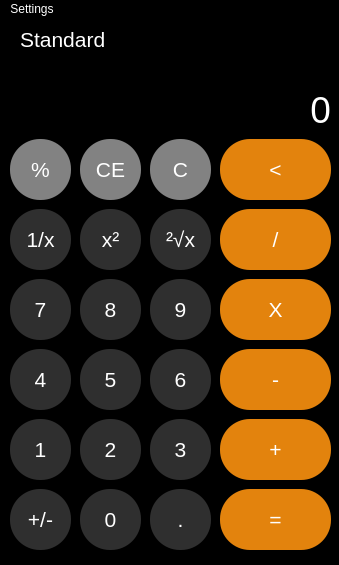
<?xml version="1.0" encoding="UTF-8"?>
<ui version="4.0">
 <class>MainWindow</class>
 <widget class="QMainWindow" name="MainWindow">
  <property name="geometry">
   <rect>
    <x>0</x>
    <y>0</y>
    <width>339</width>
    <height>565</height>
   </rect>
  </property>
  <property name="minimumSize">
   <size>
    <width>339</width>
    <height>565</height>
   </size>
  </property>
  <property name="maximumSize">
   <size>
    <width>339</width>
    <height>565</height>
   </size>
  </property>
  <property name="sizeIncrement">
   <size>
    <width>0</width>
    <height>1</height>
   </size>
  </property>
  <property name="windowTitle">
   <string>Calculator</string>
  </property>
  <property name="windowIcon">
   <iconset>
    <normaloff>images/logo.png</normaloff>images/logo.png</iconset>
  </property>
  <property name="toolTipDuration">
   <number>-1</number>
  </property>
  <property name="layoutDirection">
   <enum>Qt::LeftToRight</enum>
  </property>
  <property name="autoFillBackground">
   <bool>false</bool>
  </property>
  <property name="styleSheet">
   <string notr="true">background-color: rgb(0, 0, 0);
selection-background-color: rgba(148, 148, 148, 50);
color: rgb(255, 255, 255);</string>
  </property>
  <widget class="QWidget" name="centralwidget">
   <widget class="QFrame" name="frame">
    <property name="geometry">
     <rect>
      <x>0</x>
      <y>0</y>
      <width>341</width>
      <height>531</height>
     </rect>
    </property>
    <property name="styleSheet">
     <string notr="true">background-color: rgba(0, 0, 0, 50);</string>
    </property>
    <property name="frameShape">
     <enum>QFrame::StyledPanel</enum>
    </property>
    <property name="frameShadow">
     <enum>QFrame::Raised</enum>
    </property>
    <widget class="QFrame" name="frame_buttons">
     <property name="geometry">
      <rect>
       <x>10</x>
       <y>120</y>
       <width>321</width>
       <height>421</height>
      </rect>
     </property>
     <property name="styleSheet">
      <string notr="true">background-color: rgb(0, 0, 0);</string>
     </property>
     <property name="frameShape">
      <enum>QFrame::StyledPanel</enum>
     </property>
     <property name="frameShadow">
      <enum>QFrame::Raised</enum>
     </property>
     <widget class="QPushButton" name="point">
      <property name="geometry">
       <rect>
        <x>140</x>
        <y>350</y>
        <width>61</width>
        <height>61</height>
       </rect>
      </property>
      <property name="font">
       <font>
        <pointsize>16</pointsize>
       </font>
      </property>
      <property name="styleSheet">
       <string notr="true">background-color: rgb(47, 47, 47);
color: rgb(255, 255, 255);border-radius: 30px;</string>
      </property>
      <property name="text">
       <string>.</string>
      </property>
     </widget>
     <widget class="QPushButton" name="three">
      <property name="geometry">
       <rect>
        <x>140</x>
        <y>280</y>
        <width>61</width>
        <height>61</height>
       </rect>
      </property>
      <property name="font">
       <font>
        <pointsize>16</pointsize>
       </font>
      </property>
      <property name="styleSheet">
       <string notr="true">background-color: rgb(47, 47, 47);
color: rgb(255, 255, 255);border-radius: 30px;</string>
      </property>
      <property name="text">
       <string>3</string>
      </property>
     </widget>
     <widget class="QPushButton" name="zero">
      <property name="geometry">
       <rect>
        <x>70</x>
        <y>350</y>
        <width>61</width>
        <height>61</height>
       </rect>
      </property>
      <property name="font">
       <font>
        <pointsize>16</pointsize>
       </font>
      </property>
      <property name="styleSheet">
       <string notr="true">background-color: rgb(47, 47, 47);
color: rgb(255, 255, 255);border-radius: 30px;</string>
      </property>
      <property name="text">
       <string>0</string>
      </property>
     </widget>
     <widget class="QPushButton" name="two">
      <property name="geometry">
       <rect>
        <x>70</x>
        <y>280</y>
        <width>61</width>
        <height>61</height>
       </rect>
      </property>
      <property name="font">
       <font>
        <pointsize>16</pointsize>
       </font>
      </property>
      <property name="styleSheet">
       <string notr="true">background-color: rgb(47, 47, 47);
color: rgb(255, 255, 255);border-radius: 30px;</string>
      </property>
      <property name="text">
       <string>2</string>
      </property>
     </widget>
     <widget class="QPushButton" name="eight">
      <property name="geometry">
       <rect>
        <x>70</x>
        <y>140</y>
        <width>61</width>
        <height>61</height>
       </rect>
      </property>
      <property name="font">
       <font>
        <pointsize>16</pointsize>
       </font>
      </property>
      <property name="styleSheet">
       <string notr="true">background-color: rgb(47, 47, 47);
color: rgb(255, 255, 255);border-radius: 30px;</string>
      </property>
      <property name="text">
       <string>8</string>
      </property>
     </widget>
     <widget class="QPushButton" name="back">
      <property name="geometry">
       <rect>
        <x>210</x>
        <y>0</y>
        <width>111</width>
        <height>61</height>
       </rect>
      </property>
      <property name="font">
       <font>
        <pointsize>16</pointsize>
       </font>
      </property>
      <property name="toolTip">
       <string>Remove/Back</string>
      </property>
      <property name="styleSheet">
       <string notr="true">background-color: rgb(227, 131, 13);
color: rgb(255, 255, 255);
border-radius: 30px;</string>
      </property>
      <property name="text">
       <string>&lt;</string>
      </property>
     </widget>
     <widget class="QPushButton" name="five">
      <property name="geometry">
       <rect>
        <x>70</x>
        <y>210</y>
        <width>61</width>
        <height>61</height>
       </rect>
      </property>
      <property name="font">
       <font>
        <pointsize>16</pointsize>
       </font>
      </property>
      <property name="styleSheet">
       <string notr="true">background-color: rgb(47, 47, 47);
color: rgb(255, 255, 255);border-radius: 30px;</string>
      </property>
      <property name="text">
       <string>5</string>
      </property>
     </widget>
     <widget class="QPushButton" name="seven">
      <property name="geometry">
       <rect>
        <x>0</x>
        <y>140</y>
        <width>61</width>
        <height>61</height>
       </rect>
      </property>
      <property name="font">
       <font>
        <pointsize>16</pointsize>
       </font>
      </property>
      <property name="styleSheet">
       <string notr="true">background-color: rgb(47, 47, 47);
color: rgb(255, 255, 255);
border-radius: 30px;</string>
      </property>
      <property name="text">
       <string>7</string>
      </property>
     </widget>
     <widget class="QPushButton" name="plus_minus">
      <property name="geometry">
       <rect>
        <x>0</x>
        <y>350</y>
        <width>61</width>
        <height>61</height>
       </rect>
      </property>
      <property name="font">
       <font>
        <pointsize>16</pointsize>
       </font>
      </property>
      <property name="styleSheet">
       <string notr="true">background-color: rgb(47, 47, 47);
color: rgb(255, 255, 255);border-radius: 30px;</string>
      </property>
      <property name="text">
       <string>+/-</string>
      </property>
     </widget>
     <widget class="QPushButton" name="multiply">
      <property name="geometry">
       <rect>
        <x>210</x>
        <y>140</y>
        <width>111</width>
        <height>61</height>
       </rect>
      </property>
      <property name="font">
       <font>
        <pointsize>16</pointsize>
       </font>
      </property>
      <property name="toolTip">
       <string>Multiply</string>
      </property>
      <property name="styleSheet">
       <string notr="true">background-color: rgb(227, 131, 13);
color: rgb(255, 255, 255);border-radius: 30px;</string>
      </property>
      <property name="text">
       <string>X</string>
      </property>
     </widget>
     <widget class="QPushButton" name="x_square">
      <property name="geometry">
       <rect>
        <x>70</x>
        <y>70</y>
        <width>61</width>
        <height>61</height>
       </rect>
      </property>
      <property name="font">
       <font>
        <pointsize>16</pointsize>
       </font>
      </property>
      <property name="toolTip">
       <string>Square</string>
      </property>
      <property name="styleSheet">
       <string notr="true">background-color: rgb(47, 47, 47);
color: rgb(255, 255, 255);border-radius: 30px;</string>
      </property>
      <property name="text">
       <string>x²</string>
      </property>
     </widget>
     <widget class="QPushButton" name="divide">
      <property name="geometry">
       <rect>
        <x>210</x>
        <y>70</y>
        <width>111</width>
        <height>61</height>
       </rect>
      </property>
      <property name="minimumSize">
       <size>
        <width>111</width>
        <height>61</height>
       </size>
      </property>
      <property name="maximumSize">
       <size>
        <width>111</width>
        <height>61</height>
       </size>
      </property>
      <property name="font">
       <font>
        <pointsize>16</pointsize>
       </font>
      </property>
      <property name="toolTip">
       <string>Divide</string>
      </property>
      <property name="styleSheet">
       <string notr="true">background-color: rgb(227, 131, 13);
border-color: rgb(0, 0, 0);
color: rgb(255, 255, 255);border-radius: 30px;</string>
      </property>
      <property name="text">
       <string>/</string>
      </property>
     </widget>
     <widget class="QPushButton" name="root">
      <property name="geometry">
       <rect>
        <x>140</x>
        <y>70</y>
        <width>61</width>
        <height>61</height>
       </rect>
      </property>
      <property name="font">
       <font>
        <pointsize>16</pointsize>
       </font>
      </property>
      <property name="toolTip">
       <string>Square root</string>
      </property>
      <property name="styleSheet">
       <string notr="true">background-color: rgb(47, 47, 47);
color: rgb(255, 255, 255);border-radius: 30px;</string>
      </property>
      <property name="text">
       <string>²√x</string>
      </property>
     </widget>
     <widget class="QPushButton" name="per">
      <property name="geometry">
       <rect>
        <x>0</x>
        <y>0</y>
        <width>61</width>
        <height>61</height>
       </rect>
      </property>
      <property name="font">
       <font>
        <pointsize>16</pointsize>
       </font>
      </property>
      <property name="styleSheet">
       <string notr="true">background-color: rgb(130, 130, 130);
border-radius: 30px;</string>
      </property>
      <property name="text">
       <string>%</string>
      </property>
     </widget>
     <widget class="QPushButton" name="six">
      <property name="geometry">
       <rect>
        <x>140</x>
        <y>210</y>
        <width>61</width>
        <height>61</height>
       </rect>
      </property>
      <property name="font">
       <font>
        <pointsize>16</pointsize>
       </font>
      </property>
      <property name="styleSheet">
       <string notr="true">background-color: rgb(47, 47, 47);
color: rgb(255, 255, 255);border-radius: 30px;</string>
      </property>
      <property name="text">
       <string>6</string>
      </property>
     </widget>
     <widget class="QPushButton" name="four">
      <property name="geometry">
       <rect>
        <x>0</x>
        <y>210</y>
        <width>61</width>
        <height>61</height>
       </rect>
      </property>
      <property name="font">
       <font>
        <pointsize>16</pointsize>
       </font>
      </property>
      <property name="styleSheet">
       <string notr="true">background-color: rgb(47, 47, 47);
color: rgb(255, 255, 255);border-radius: 30px;</string>
      </property>
      <property name="text">
       <string>4</string>
      </property>
     </widget>
     <widget class="QPushButton" name="plus">
      <property name="geometry">
       <rect>
        <x>210</x>
        <y>280</y>
        <width>111</width>
        <height>61</height>
       </rect>
      </property>
      <property name="font">
       <font>
        <pointsize>16</pointsize>
       </font>
      </property>
      <property name="toolTip">
       <string>Plus</string>
      </property>
      <property name="styleSheet">
       <string notr="true">background-color: rgb(227, 131, 13);
color: rgb(255, 255, 255);border-radius: 30px;</string>
      </property>
      <property name="text">
       <string>+</string>
      </property>
     </widget>
     <widget class="QPushButton" name="equal">
      <property name="geometry">
       <rect>
        <x>210</x>
        <y>350</y>
        <width>111</width>
        <height>61</height>
       </rect>
      </property>
      <property name="font">
       <font>
        <pointsize>16</pointsize>
       </font>
      </property>
      <property name="styleSheet">
       <string notr="true">background-color: rgb(227, 131, 13);
color: rgb(255, 255, 255);border-radius: 30px;</string>
      </property>
      <property name="text">
       <string>=</string>
      </property>
     </widget>
     <widget class="QPushButton" name="one_by_x">
      <property name="geometry">
       <rect>
        <x>0</x>
        <y>70</y>
        <width>61</width>
        <height>61</height>
       </rect>
      </property>
      <property name="font">
       <font>
        <pointsize>16</pointsize>
       </font>
      </property>
      <property name="toolTip">
       <string>one by x</string>
      </property>
      <property name="styleSheet">
       <string notr="true">background-color: rgb(47, 47, 47);
color: rgb(255, 255, 255);
border-radius: 30px;</string>
      </property>
      <property name="text">
       <string>1/x</string>
      </property>
     </widget>
     <widget class="QPushButton" name="nine">
      <property name="geometry">
       <rect>
        <x>140</x>
        <y>140</y>
        <width>61</width>
        <height>61</height>
       </rect>
      </property>
      <property name="font">
       <font>
        <pointsize>16</pointsize>
       </font>
      </property>
      <property name="styleSheet">
       <string notr="true">background-color: rgb(47, 47, 47);
color: rgb(255, 255, 255);border-radius: 30px;</string>
      </property>
      <property name="text">
       <string>9</string>
      </property>
     </widget>
     <widget class="QPushButton" name="minus">
      <property name="geometry">
       <rect>
        <x>210</x>
        <y>210</y>
        <width>111</width>
        <height>61</height>
       </rect>
      </property>
      <property name="font">
       <font>
        <pointsize>16</pointsize>
       </font>
      </property>
      <property name="toolTip">
       <string>Subtract</string>
      </property>
      <property name="styleSheet">
       <string notr="true">background-color: rgb(227, 131, 13);
color: rgb(255, 255, 255);border-radius: 30px;</string>
      </property>
      <property name="text">
       <string>-</string>
      </property>
     </widget>
     <widget class="QPushButton" name="one">
      <property name="geometry">
       <rect>
        <x>0</x>
        <y>280</y>
        <width>61</width>
        <height>61</height>
       </rect>
      </property>
      <property name="font">
       <font>
        <pointsize>16</pointsize>
       </font>
      </property>
      <property name="styleSheet">
       <string notr="true">background-color: rgb(47, 47, 47);
color: rgb(255, 255, 255);border-radius: 30px;</string>
      </property>
      <property name="text">
       <string>1</string>
      </property>
     </widget>
     <widget class="QPushButton" name="clear">
      <property name="geometry">
       <rect>
        <x>140</x>
        <y>0</y>
        <width>61</width>
        <height>61</height>
       </rect>
      </property>
      <property name="font">
       <font>
        <pointsize>16</pointsize>
       </font>
      </property>
      <property name="toolTip">
       <string>Clear</string>
      </property>
      <property name="styleSheet">
       <string notr="true">background-color: rgb(130, 130, 130);
border-radius: 30px;</string>
      </property>
      <property name="text">
       <string>C</string>
      </property>
     </widget>
     <widget class="QPushButton" name="ce">
      <property name="geometry">
       <rect>
        <x>70</x>
        <y>0</y>
        <width>61</width>
        <height>61</height>
       </rect>
      </property>
      <property name="font">
       <font>
        <pointsize>16</pointsize>
       </font>
      </property>
      <property name="toolTip">
       <string>Clear recent calculation</string>
      </property>
      <property name="styleSheet">
       <string notr="true">background-color: rgb(130, 130, 130);
border-radius: 30px;</string>
      </property>
      <property name="text">
       <string>CE</string>
      </property>
     </widget>
    </widget>
    <widget class="QFrame" name="frame_calculations_display">
     <property name="geometry">
      <rect>
       <x>10</x>
       <y>40</y>
       <width>321</width>
       <height>71</height>
      </rect>
     </property>
     <property name="styleSheet">
      <string notr="true">background-color: rgb(0, 0, 0);</string>
     </property>
     <property name="frameShape">
      <enum>QFrame::StyledPanel</enum>
     </property>
     <property name="frameShadow">
      <enum>QFrame::Raised</enum>
     </property>
     <widget class="QLabel" name="label_2">
      <property name="geometry">
       <rect>
        <x>0</x>
        <y>30</y>
        <width>321</width>
        <height>41</height>
       </rect>
      </property>
      <property name="font">
       <font>
        <pointsize>28</pointsize>
       </font>
      </property>
      <property name="styleSheet">
       <string notr="true">background-color: rgb(0, 0, 0);
color: rgb(255, 255, 255);</string>
      </property>
      <property name="text">
       <string>0</string>
      </property>
      <property name="alignment">
       <set>Qt::AlignRight|Qt::AlignTrailing|Qt::AlignVCenter</set>
      </property>
     </widget>
     <widget class="QLabel" name="label_3">
      <property name="geometry">
       <rect>
        <x>0</x>
        <y>0</y>
        <width>311</width>
        <height>20</height>
       </rect>
      </property>
      <property name="maximumSize">
       <size>
        <width>100000</width>
        <height>16777215</height>
       </size>
      </property>
      <property name="font">
       <font>
        <pointsize>10</pointsize>
       </font>
      </property>
      <property name="styleSheet">
       <string notr="true">background-color: rgb(0, 0, 0);
color: rgb(255, 255, 255);</string>
      </property>
      <property name="text">
       <string/>
      </property>
      <property name="alignment">
       <set>Qt::AlignRight|Qt::AlignTrailing|Qt::AlignVCenter</set>
      </property>
     </widget>
    </widget>
    <widget class="QLabel" name="label">
     <property name="geometry">
      <rect>
       <x>20</x>
       <y>10</y>
       <width>111</width>
       <height>21</height>
      </rect>
     </property>
     <property name="font">
      <font>
       <pointsize>16</pointsize>
      </font>
     </property>
     <property name="styleSheet">
      <string notr="true">color: rgb(255, 255, 255);</string>
     </property>
     <property name="text">
      <string>Standard</string>
     </property>
    </widget>
   </widget>
  </widget>
  <widget class="QMenuBar" name="menuBar">
   <property name="geometry">
    <rect>
     <x>0</x>
     <y>0</y>
     <width>339</width>
     <height>26</height>
    </rect>
   </property>
   <property name="autoFillBackground">
    <bool>false</bool>
   </property>
   <property name="styleSheet">
    <string notr="true">selection-background-color: rgba(150, 150, 150, 50);</string>
   </property>
   <property name="nativeMenuBar">
    <bool>false</bool>
   </property>
   <widget class="QMenu" name="menuSettings">
    <property name="styleSheet">
     <string notr="true">selection-background-color: rgba(150, 150, 150, 50);</string>
    </property>
    <property name="title">
     <string>Settings</string>
    </property>
    <widget class="QMenu" name="menuThemes">
     <property name="mouseTracking">
      <bool>true</bool>
     </property>
     <property name="styleSheet">
      <string notr="true">selection-background-color: rgba(150, 150, 150, 50);</string>
     </property>
     <property name="title">
      <string>Themes</string>
     </property>
     <addaction name="actionDark"/>
     <addaction name="actionLight"/>
    </widget>
    <addaction name="menuThemes"/>
   </widget>
   <addaction name="menuSettings"/>
  </widget>
  <action name="actionDark">
   <property name="text">
    <string>Dark</string>
   </property>
  </action>
  <action name="actionLight">
   <property name="text">
    <string>Light</string>
   </property>
  </action>
 </widget>
 <resources/>
 <connections/>
</ui>
